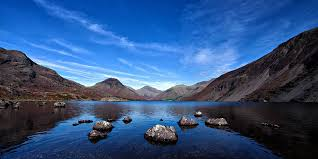
#> input picture pic2.jpeg, 318 x 159 px, found by its file name
$ python project.py   (older library calls are emulated)
#> lines starting #> are read from the running program, lines starting #| are printed output that depends on the picture
import cv2
import numpy as np
import matplotlib.pyplot as plt

def display_image(title,image):
    """"Utility function to display an image"""
    plt.figure(figsize=(8,8))
    if len(image.shape)==2: #grayscale
        plt.imshow(image,cmap='gray')

    else:
        plt.imshow(cv2.cvtColor(image,cv2.COLOR_BGR2RGB))
    plt.title(title)
    plt.axis('off')
    plt.show()

def interactive_edge_detection(image_path):
    """"Interactive activity for edge detection and filtering"""
    image=cv2.imread(image_path)
#> image is the input picture: shape (159, 318, 3); mean B, G, R 129.5, 82.8, 49.5
    if image is None:
        print("Error:Image not found!")
        return

    #convert to grayscale:
    gray_image=cv2.cvtColor(image,cv2.COLOR_BGR2GRAY)
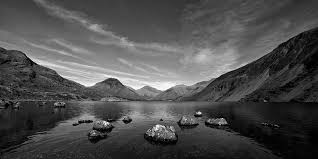
#> gray_image: shape (159, 318); min 0, max 253, mean 78.1
    display_image("Original Grayscale Image",gray_image)

    print("Select an option:")
    print("1.Sobel edge detection")
    print("2.Canny edge detection")
    print("3.Laplacian edge detection")
    print("4.Gaussian Smoothing")
    print("5.Median Filtering")
    print("6.Exit")

    while True:
      choice = input("Enter your choice (1-6): ")

      if choice == "1":
        # Sobel Edge Detection
        sobelx = cv2.Sobel(gray_image, cv2.CV_64F, 1, 0, ksize=3)
        sobely = cv2.Sobel(gray_image, cv2.CV_64F, 0, 1, ksize=3)
        combined_sobel = cv2.bitwise_or(sobelx.astype(np.uint8), sobely.astype(np.uint8))
        display_image("Sobel Edge Detection", combined_sobel)

      elif choice == "2":
        # Canny Edge Detection
        print("Adjust thresholds for Canny (default: 100 and 200)")
        lower_thresh = int(input("Enter lower threshold: "))
        upper_thresh = int(input("Enter upper threshold: "))
        edges = cv2.Canny(gray_image, lower_thresh, upper_thresh)
        display_image("Canny Edge Detection", edges)

      elif choice == "3":
        # Laplacian Edge Detection
        laplacian = cv2.Laplacian(gray_image, cv2.CV_64F)
        display_image("Laplacian Edge Detection", np.abs(laplacian).astype(np.uint8))

      elif choice == "4":
        # Gaussian Blur
        blurred = cv2.GaussianBlur(gray_image, (5, 5), 0)
        display_image("Gaussian Blur", blurred)

      elif choice == "5":
        # Median Blur
        median = cv2.medianBlur(gray_image, 5)
        display_image("Median Blur", median)

      elif choice == "6":
        print("Exiting...")
        break

      else:
        print("Invalid choice. Please enter a number between 1 and 6.")
#> this loop made 7 passes; the answer given on pass 1: 1
#> pass 1, in interactive_edge_detection, `sobelx = cv2.Sobel(gray_image, cv2.CV_64F, 1, 0, ksize=3)`:
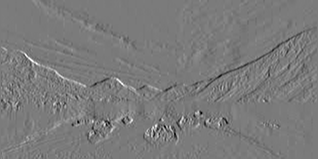
#> sobelx: shape (159, 318) float64; min -495, max 528, mean -0.7; drawn with min black and max white
#> pass 1, in interactive_edge_detection, `sobely = cv2.Sobel(gray_image, cv2.CV_64F, 0, 1, ksize=3)`:
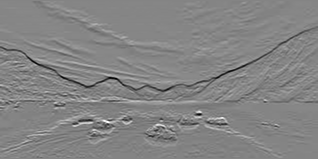
#> sobely: shape (159, 318) float64; min -759, max 699, mean -1.8; drawn with min black and max white
#> pass 1, in interactive_edge_detection, `combined_sobel = cv2.bitwise_or(sobelx.astype(np.uint8), sobely.astype..`:
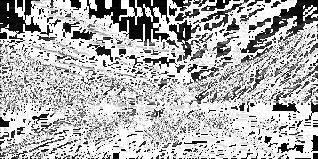
#> combined_sobel: shape (159, 318); min 0, max 255, mean 177

    #provide the path to an image for the activity
#> (the run stopped early here; a loop or call above may not have finished)
